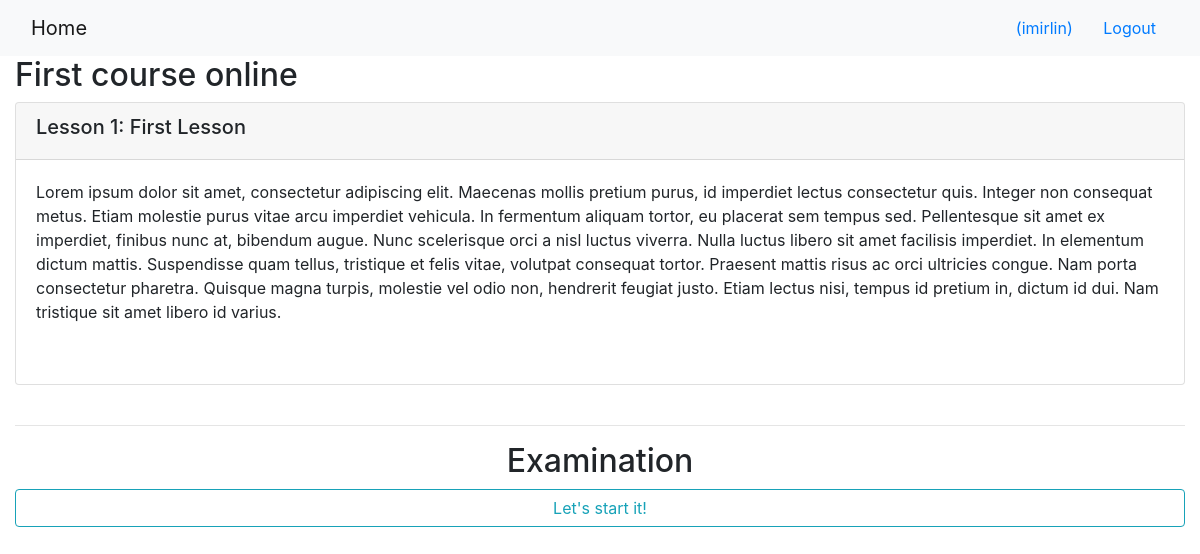
/onlinecourse/1/ (signed in), run on the app's committed database.
### onlinecourse/models.py (models this page shows, shortened)
class Course(models.Model):
    name = models.CharField(null=False, max_length=30, default="online course")
    image = models.ImageField(upload_to="course_images/")
    description = models.CharField(max_length=1000)
    pub_date = models.DateField(null=True)
    instructors = models.ManyToManyField(Instructor)
    users = models.ManyToManyField(settings.AUTH_USER_MODEL, through="Enrollment")
    total_enrollment = models.IntegerField(default=0)
    is_enrolled = False

class Lesson(models.Model):
    title = models.CharField(max_length=200, default="title")
    order = models.IntegerField(default=0)
    course = models.ForeignKey(Course, on_delete=models.CASCADE)
    content = models.TextField()

### onlinecourse/views.py (the view)
# urls.py: path('<int:pk>/', views.CourseDetailView.as_view(), name='course_details'),
class CourseDetailView(generic.DetailView):
    model = Course
    template_name = 'onlinecourse/course_detail_bootstrap.html'

### onlinecourse/templates/onlinecourse/course_detail_bootstrap.html (shortened to what this page needs)
<!DOCTYPE html>
<html lang="en">
    <head>
        {% load static %}
        <link
            rel="stylesheet"
            href="https://maxcdn.bootstrapcdn.com/bootstrap/4.5.2/css/bootstrap.min.css"
        />
    </head>
    <body>
        <nav class="navbar navbar-light bg-light">
            <div class="container-fluid">
                <div class="navbar-header">
                    <a class="navbar-brand" href="{% url 'onlinecourse:index' %}">Home</a
                    >
                </div>
                <ul class="nav navbar-nav navbar-right">
                    {% if user.is_authenticated %}
                    <li>
                        <a class="btn btn-link" href="#">{{ user.first_name }}({{ user.username }})</a>
                        <a class="btn btn-link" href="{% url 'onlinecourse:logout' %}">Logout</a>
                    </li>
                    {% endif %}
                </ul>
            </div>
        </nav>
        <div class="container-fluid">
            <h2>{{ course.name }}</h2>
            <div class="card-columns-vertical">
                {% for lesson in course.lesson_set.all %}
                <div class="card mt-1">
                    <div class="card-header">
                        <h5>Lesson {{lesson.order|add:1}}: {{lesson.title}}</h5>
                    </div>
                    <div class="card-body">{{lesson.content}}</div>
                    <div class="card-body">{{lesson.question}}</div>
                </div>
                {% endfor %}
            </div>
            <br />
            <hr />
            <h2 class="text-center">Examination</h2>
            <button type="button" class="btn btn-outline-info btn-block" data-toggle="collapse" data-target="#exam">
                Let's start it!
            </button>
            <br />
        </div>
    </body>
</html>

### data on the page
Course: name "First course online"
Lesson: order|add "1", title "First Lesson", content "Lorem ipsum dolor sit amet, consectetur adipiscing elit. Maecenas mollis pretium purus, id imperdiet lectus consectetur quis. Integer non consequat metus. Etiam molestie purus vitae arcu imperdiet vehicula. In fermentum aliquam tortor, eu placerat sem tempus sed. Pellentesque sit amet ex imperdiet, finibus nunc at, bibendum augue. Nunc scelerisque orci a nisl luctus viverra. Nulla luctus libero sit amet facilisis imperdiet. In elementum dictum mattis. Suspendisse quam tellus, tristique et felis vitae, volutpat consequat tortor. Praesent mattis risus ac orci ultricies congue. Nam porta consectetur pharetra. Quisque magna turpis, molestie vel odio non, hendrerit feugiat justo. Etiam lectus…"

### other printed values
{{ user.username }} "imirlin"
